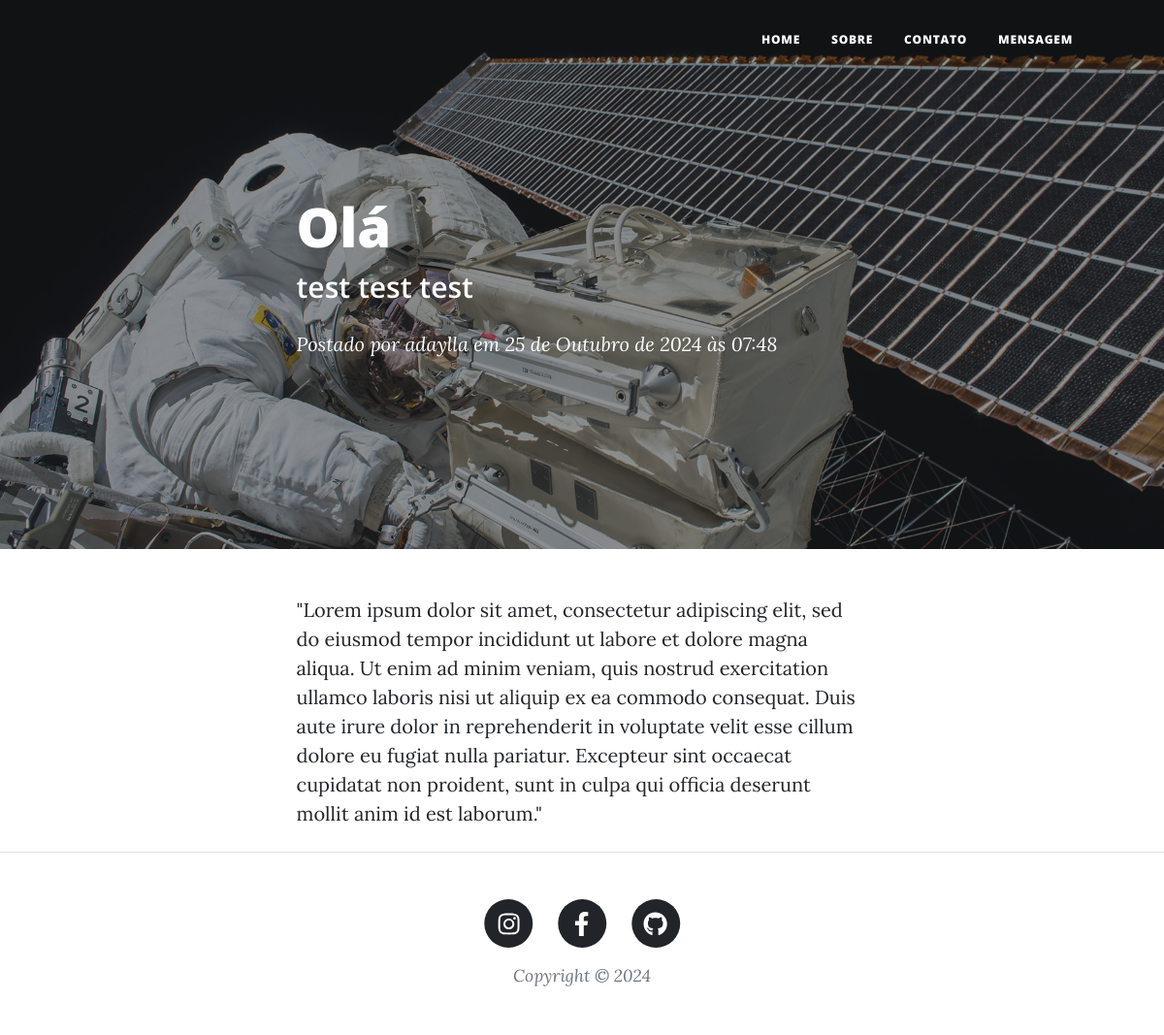
/post/1, run on the app's committed database.
### blog/models.py (models this page shows, shortened)
class Post(models.Model):
    titulo = models.CharField(max_length=140)
    subtitulo = models.CharField(max_length=140, blank=True)
    data_criacao = models.DateTimeField(auto_now_add=True)
    usuario = models.ForeignKey(User, on_delete=models.CASCADE)
    conteudo = models.TextField(max_length=2000)
    capa = models.ImageField(blank=True)

### blog/views.py (the view)
# urls.py: path('post/<int:post_id>', views.post, name='post'),
def post(request, post_id):
    context = {
        "post": Post.objects.get(pk=post_id),
    }
    return render(request, "post.html", context)

### blog/templates/post.html
{% extends "base.html" %}
{% load static %}
{% block header %}
{% if post.capa %}
<header class="masthead" style="background-image: url('{{ post.capa.url }}')">
{% else %}
<header class="masthead">
{% endif %}
    <div class="container position-relative px-4 px-lg-5">
        <div class="row gx-4 gx-lg-5 justify-content-center">
            <div class="col-md-10 col-lg-8 col-xl-7">
                <div class="post-heading">
                    <h1>{{ post.titulo }}</h1>
                    <h2 class="subheading">{{ post.subtitulo }}</h2>
                    <span class="meta">
                        Postado por
                        <a href="#!">{{ post.usuario.username }}</a>
                        em {{ post.data_criacao }}
                    </span>
                </div>
            </div>
        </div>
    </div>
</header>
{% endblock header %}
{% block content %}
<article class="mb-4">
    <div class="container px-4 px-lg-5">
        <div class="row gx-4 gx-lg-5 justify-content-center">
            <div class="col-md-10 col-lg-8 col-xl-7">
                {{ post.conteudo }}
            </div>
        </div>
    </div>
</article>
{% endblock content %}

### data on the page
Post: capa (picture), titulo "Olá", subtitulo "test test test", usuario.username "adaylla", data_criacao "25 de Outubro de 2024 às 07:48", conteudo "\"Lorem ipsum dolor sit amet, consectetur adipiscing elit, sed do eiusmod tempor incididunt ut labore et dolore magna aliqua. Ut enim ad minim veniam, quis nostrud exercitation ullamco laboris nisi ut aliquip ex ea commodo consequat. Duis aute irure dolor in reprehenderit in voluptate velit esse cillum dolore eu fugiat nulla pariatur. Excepteur sint occaecat cupidatat non proident, sunt in culpa qui officia deserunt mollit anim id est laborum.\""
